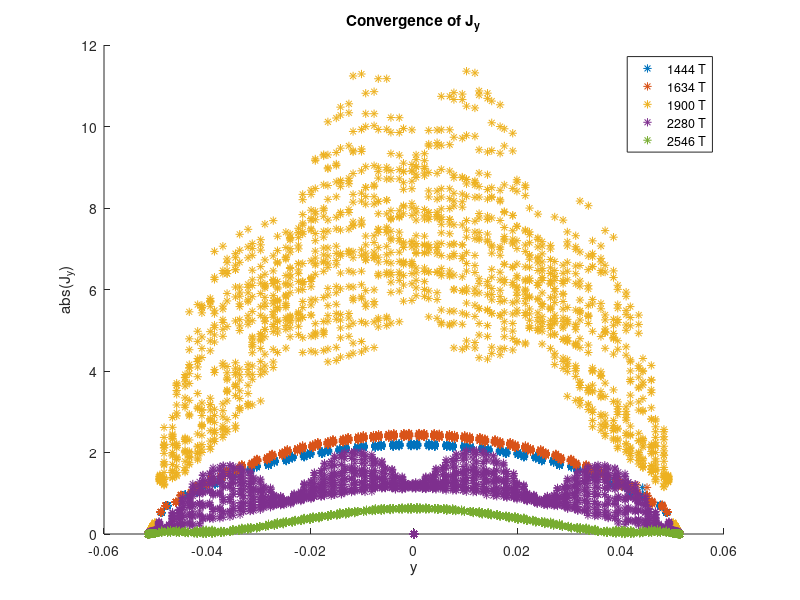
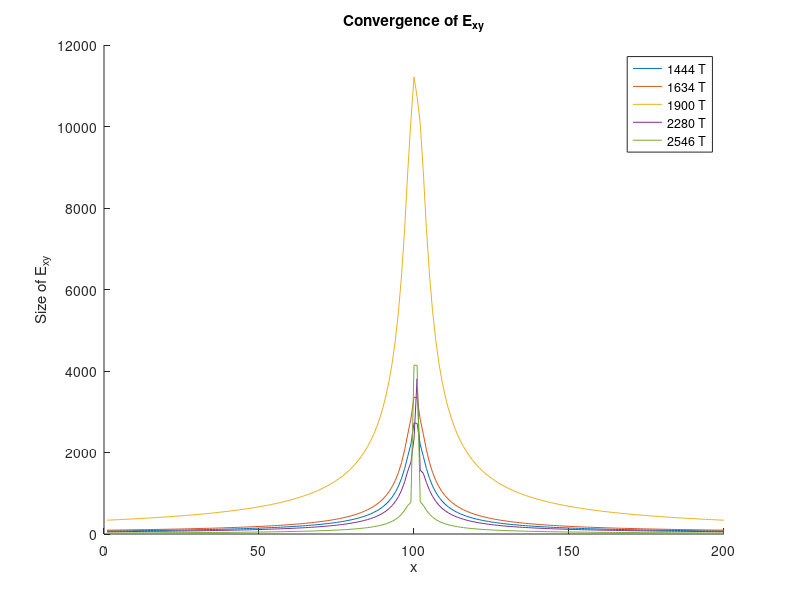
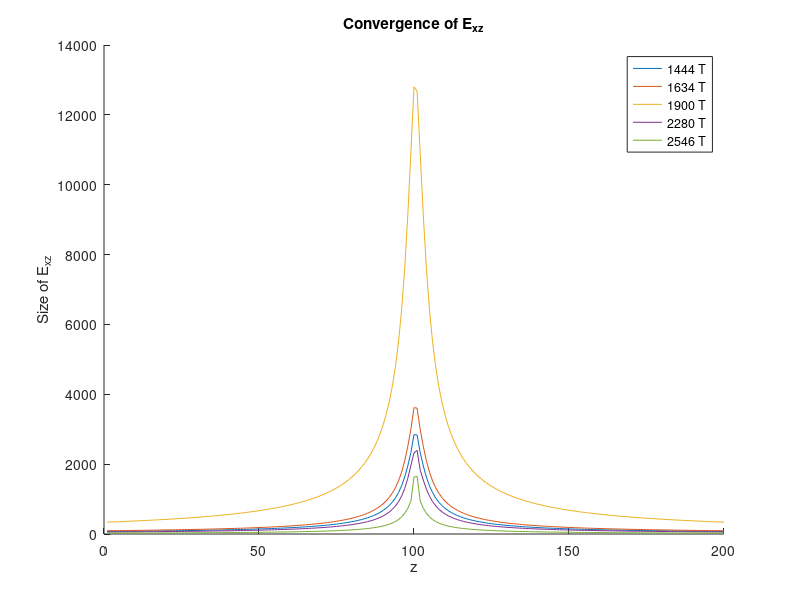
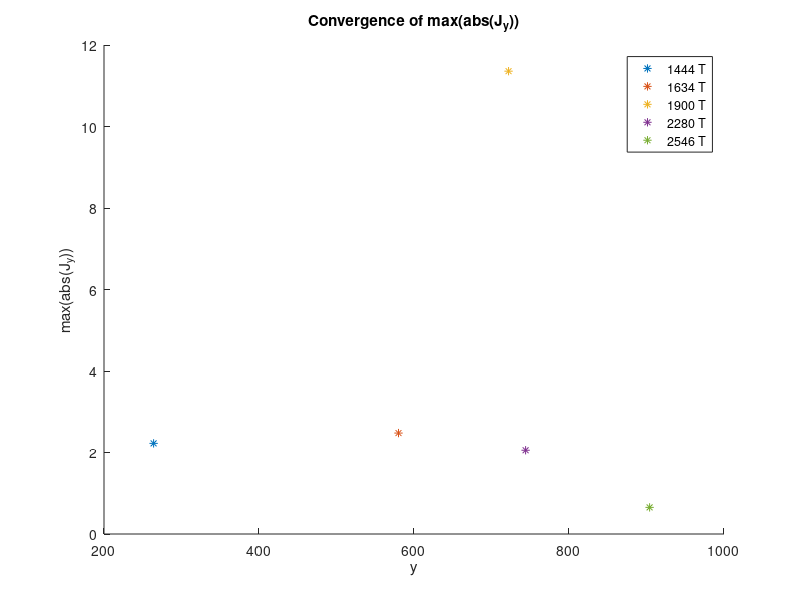

Source code (MATLAB) for these figures, in order:
P264=1;
P580=1;
P722=1;
P744=1;
P904=1;
P924=0;
P1060=0;
P1104=0;
P1458 =0;
P1680 =0;
P1922 =0;
P2312 =0;
P2888 =0;
P3528 =0;

close all
%% First batch
% load('conv/ConvFirstBatch/ConvSlow.mat')
% load('conv/ConvFirstBatch/ConvSlowSub.mat')
% load('conv/ConvFirstBatch/ConvFast.mat')
% load('conv/ConvFirstBatch/ConvFastSub.mat')
%% Wave/Dipole initiatl batch
% load('conv/DipoleandWave/ConvSlowSubWave.mat')
%% Test batch
% load('ConvFastHalfTestWave.mat')
% load('ConvFastHalfTestDipole.mat')
% load('ConvFastSubHalfTestWave.mat')
% load('ConvFastSubHalfTestDipole.mat')
% load('ConvSlowHalfTestWave.mat')
% load('ConvSlowHalfTestDipole.mat')
% load('ConvSlowSubHalfTestWave.mat')
% load('ConvSlowSubHalfTestDi.mat')
% load('ConvSlowAspecWave.mat')
%% test low aspect ratio i.e. more uniform across antenna
load('conv/test/ConvSlowtestWave.mat')
% load('conv/test/ConvSlowtestDipole.mat')
% load('conv/test/ConvSlowSubtestWave.mat')
% load('conv/test/ConvSlowSubtestDipole.mat')
%% Tomatchtest Longer center triangles
% load('conv/Tomatchtest/ConvSlowWave.mat')
% load('conv/Tomatchtest/ConvSlowDipole.mat')
% load('conv/Tomatchtest/ConvSlowSubWave.mat')
% load('conv/Tomatchtest/ConvSlowSubDipole.mat')
%%
figure(1)
title('Convergence of J_y')
xlabel('y')
ylabel('abs(J_y)')
PlottetLabels = {};
hold on

figure(2)
title('Convergence of E_{xy}')
xlabel('x')
ylabel('Size of E_{xy}')
hold on

figure(3)
title('Convergence of E_{xz}')
xlabel('z')
ylabel('Size of E_{xz}')
hold on

figure(4)
title('Convergence of max(abs(J_y))')
xlabel('y')
ylabel('max(abs(J_{y}))')
hold on

if P264
    figure(1)
    plot(center(:,2),abs(J(:,2)),'*')
    figure(4)
    Jm = max(abs(J(:,2)));
    plot(264,abs(Jm),'*')
    figure(2)
    plot(abs(ExyCrossX(:,1)))
    figure(3)
    plot(abs(ExzCrossZ(:,1)))
    PlottetLabels = [PlottetLabels, '1444 T'];
end
if P580
    figure(1)
    plot(center(:,5),abs(J(:,5)),'*')
    figure(4)
    [Jm, Ji] = max(abs(J(:,5)));
    plot(580,abs(Jm),'*')
    figure(2)
    plot(abs(ExyCrossX(:,2)))
    figure(3)
    plot(abs(ExzCrossZ(:,2)))
    PlottetLabels = [PlottetLabels, '1634 T'];
end
if P722
    figure(1)
    plot(center(:,8),abs(J(:,8)),'*')
    figure(4)
    [Jm, Ji] = max(abs(J(:,8)));
    plot(722,abs(Jm),'*')
    figure(2)
    plot(abs(ExyCrossX(:,3)))
    figure(3)
    plot(abs(ExzCrossZ(:,3)))
    PlottetLabels = [PlottetLabels, '1900 T' ];
end
if P744
    figure(1)
    plot(center(:,11),abs(J(:,11)),'*')
    
    figure(4)
    [Jm, Ji] = max(abs(J(:,11)));
    plot(744,abs(Jm),'*')
    figure(2)
    plot(abs(ExyCrossX(:,4)))
    figure(3)
    plot(abs(ExzCrossZ(:,4)))
    PlottetLabels = [PlottetLabels, '2280 T' ];
end
if P904
    figure(1)
    plot(center(:,14),abs(J(:,14)),'*')
    
    figure(4)
    [Jm, Ji] = max(abs(J(:,14)));
    plot(904,abs(Jm),'*')
    figure(2)
    plot(abs(ExyCrossX(:,5)))
    figure(3)
    plot(abs(ExzCrossZ(:,5)))
    PlottetLabels = [PlottetLabels, '2546 T'];
end
if P924
    figure(1)
    plot(center(:,17),abs(J(:,17))/max(abs(J(:,17))),'*')
    
    figure(4)
    [Jm, Ji] = max(abs(J(:,17)));
    plot(924,abs(Jm),'*')
    figure(2)
    plot(abs(ExyCrossX(:,5)))
    figure(3)
    plot(abs(ExzCrossZ(:,5)))
    PlottetLabels = [PlottetLabels, '924 T'];
end
if P1060
    figure(1)
    plot(center(:,20),abs(J(:,20)),'*')
    
    figure(4)
    [Jm, Ji] = max(abs(J(:,20)));
    plot(1060,abs(Jm),'*')
    figure(2)
    plot(abs(ExyCrossX(:,6)))
    figure(3)
    plot(abs(ExzCrossZ(:,6)))
    PlottetLabels = [PlottetLabels, '1060 T'];
end
if P1104
    figure(1)
    plot(center(:,23),abs(J(:,23)),'*')
    
    figure(4)
    [Jm, Ji] = max(abs(J(:,23)));
    plot(1104,abs(Jm),'*')
    figure(2)
    plot(abs(ExyCrossX(:,6)))
    figure(3)
    plot(abs(ExzCrossZ(:,6)))
    PlottetLabels = [PlottetLabels, '1104 T'];
end
if P1458
    figure(1)
    plot(center(:,26),abs(J(:,26)),'*')
    figure(4)
    [Jm, Ji] = max(abs(J(:,26)));
    plot(1458,abs(Jm),'*')
    
    figure(2)
    plot(abs(ExyCrossX(:,6)))
    figure(3)
    plot(abs(ExzCrossZ(:,6)))
    PlottetLabels = [PlottetLabels, '1458 T'];
end
if P1680
    figure(1)
    plot(center(:,29),abs(J(:,29)),'*')
    figure(4)
    [Jm, Ji] = max(abs(J(:,29)));
    plot(1680,abs(Jm),'*')
    
    figure(2)
    plot(abs(ExyCrossX(:,6)))
    figure(3)
    plot(abs(ExzCrossZ(:,6)))
    PlottetLabels = [PlottetLabels, '1680 T'];
end
if P1922
    figure(1)
    plot(center(:,32),abs(J(:,32)),'*')
    figure(4)
    [Jm, Ji] = max(abs(J(:,32)));
    plot(1922,abs(Jm),'*')
    
    figure(2)
    plot(abs(ExyCrossX(:,6)))
    figure(3)
    plot(abs(ExzCrossZ(:,6)))
    PlottetLabels = [PlottetLabels, '1922 T'];
end
if P2312
    figure(1)
    plot(center(:,35),abs(J(:,35)),'*')
    
    figure(4)
    [Jm, Ji] = max(abs(J(:,35)));
    plot(2312,abs(Jm),'*')
    
    figure(2)
    plot(abs(ExyCrossX(:,6)))
    figure(3)
    plot(abs(ExzCrossZ(:,6)))
    PlottetLabels = [PlottetLabels, '2312 T'];
end
if P2888
    figure(1)
    plot(center(:,38),abs(J(:,38)),'*')
    figure(4)
    [Jm, Ji] = max(abs(J(:,38)));
    plot(2888,abs(Jm),'*')
    
    figure(2)
    plot(abs(ExyCrossX(:,6)))
    figure(3)
    plot(abs(ExzCrossZ(:,6)))
    PlottetLabels = [PlottetLabels, '2888 T'];
end
if P3528
    figure(1)
    plot(center(:,41),abs(J(:,41)),'*')
    
    figure(4)
    [Jm, Ji] = max(abs(J(:,41)));
    plot(3528,abs(Jm),'*')
    
    figure(2)
    plot(abs(ExyCrossX(:,6)))
    figure(3)
    plot(abs(ExzCrossZ(:,6)))
    PlottetLabels = [PlottetLabels, '3528 T'];
end

figure(1)
legend(PlottetLabels)
figure(2)
legend(PlottetLabels)
figure(3)
legend(PlottetLabels)
figure(4)
legend(PlottetLabels)
